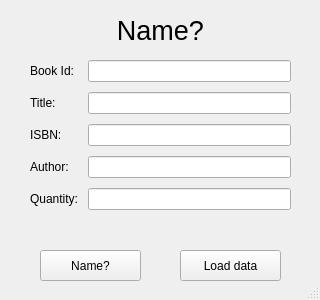
<?xml version="1.0" encoding="UTF-8"?>
<ui version="4.0">
 <class>BookManager</class>
 <widget class="QDialog" name="BookManager">
  <property name="windowModality">
   <enum>Qt::ApplicationModal</enum>
  </property>
  <property name="geometry">
   <rect>
    <x>0</x>
    <y>0</y>
    <width>320</width>
    <height>300</height>
   </rect>
  </property>
  <property name="windowTitle">
   <string>Library Application</string>
  </property>
  <property name="autoFillBackground">
   <bool>true</bool>
  </property>
  <property name="sizeGripEnabled">
   <bool>true</bool>
  </property>
  <property name="modal">
   <bool>true</bool>
  </property>
  <widget class="QWidget" name="formLayoutWidget">
   <property name="geometry">
    <rect>
     <x>20</x>
     <y>50</y>
     <width>281</width>
     <height>186</height>
    </rect>
   </property>
   <layout class="QFormLayout" name="formLayout">
    <property name="horizontalSpacing">
     <number>10</number>
    </property>
    <property name="verticalSpacing">
     <number>10</number>
    </property>
    <property name="leftMargin">
     <number>10</number>
    </property>
    <property name="topMargin">
     <number>10</number>
    </property>
    <property name="rightMargin">
     <number>10</number>
    </property>
    <property name="bottomMargin">
     <number>10</number>
    </property>
    <item row="1" column="0">
     <widget class="QLabel" name="titleLabel">
      <property name="text">
       <string>Title:</string>
      </property>
     </widget>
    </item>
    <item row="1" column="1">
     <widget class="QLineEdit" name="titleLineEdit"/>
    </item>
    <item row="2" column="0">
     <widget class="QLabel" name="ISBNLabel">
      <property name="text">
       <string>ISBN:</string>
      </property>
     </widget>
    </item>
    <item row="2" column="1">
     <widget class="QLineEdit" name="ISBNLineEdit">
      <property name="placeholderText">
       <string/>
      </property>
     </widget>
    </item>
    <item row="3" column="0">
     <widget class="QLabel" name="authorLabel">
      <property name="text">
       <string>Author:</string>
      </property>
     </widget>
    </item>
    <item row="3" column="1">
     <widget class="QLineEdit" name="authorLineEdit"/>
    </item>
    <item row="4" column="0">
     <widget class="QLabel" name="quantityLabel">
      <property name="text">
       <string>Quantity:</string>
      </property>
     </widget>
    </item>
    <item row="4" column="1">
     <widget class="QLineEdit" name="quantityLineEdit">
      <property name="inputMask">
       <string/>
      </property>
     </widget>
    </item>
    <item row="0" column="0">
     <widget class="QLabel" name="userIdLabel">
      <property name="text">
       <string>Book Id:</string>
      </property>
     </widget>
    </item>
    <item row="0" column="1">
     <widget class="QLineEdit" name="bookIdLineEdit">
      <property name="maxLength">
       <number>2</number>
      </property>
     </widget>
    </item>
   </layout>
  </widget>
  <widget class="QLabel" name="mainTitle">
   <property name="geometry">
    <rect>
     <x>50</x>
     <y>0</y>
     <width>221</width>
     <height>61</height>
    </rect>
   </property>
   <property name="text">
    <string>&lt;html&gt;&lt;head/&gt;&lt;body&gt;&lt;p align=&quot;center&quot;&gt;&lt;span style=&quot; font-size:20pt;&quot;&gt;Name?&lt;/span&gt;&lt;/p&gt;&lt;/body&gt;&lt;/html&gt;</string>
   </property>
   <property name="textFormat">
    <enum>Qt::RichText</enum>
   </property>
  </widget>
  <widget class="QPushButton" name="operationBtn">
   <property name="geometry">
    <rect>
     <x>40</x>
     <y>250</y>
     <width>101</width>
     <height>31</height>
    </rect>
   </property>
   <property name="text">
    <string>Name?</string>
   </property>
   <property name="autoDefault">
    <bool>false</bool>
   </property>
   <property name="default">
    <bool>false</bool>
   </property>
   <property name="flat">
    <bool>false</bool>
   </property>
  </widget>
  <widget class="QPushButton" name="loadBookBtn">
   <property name="enabled">
    <bool>true</bool>
   </property>
   <property name="geometry">
    <rect>
     <x>180</x>
     <y>250</y>
     <width>101</width>
     <height>31</height>
    </rect>
   </property>
   <property name="font">
    <font>
     <bold>false</bold>
    </font>
   </property>
   <property name="text">
    <string>Load data</string>
   </property>
   <property name="autoDefault">
    <bool>false</bool>
   </property>
   <property name="default">
    <bool>false</bool>
   </property>
   <property name="flat">
    <bool>false</bool>
   </property>
  </widget>
 </widget>
 <resources/>
 <connections/>
</ui>
